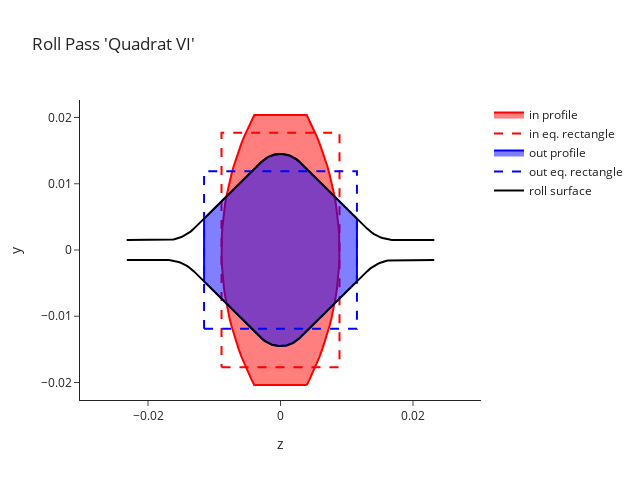

This figure's notebook cell:
### Markdown cell above
### Auswertung

Nachfolgend sind nun noch einige hilfreiche funktionen oder Beispiele aus vorigen Praktika gegeben. Weitere Auswertungsmöglichkeiten werden im Praktikum besprochen.

### Code cell
sequence[2].plot()
